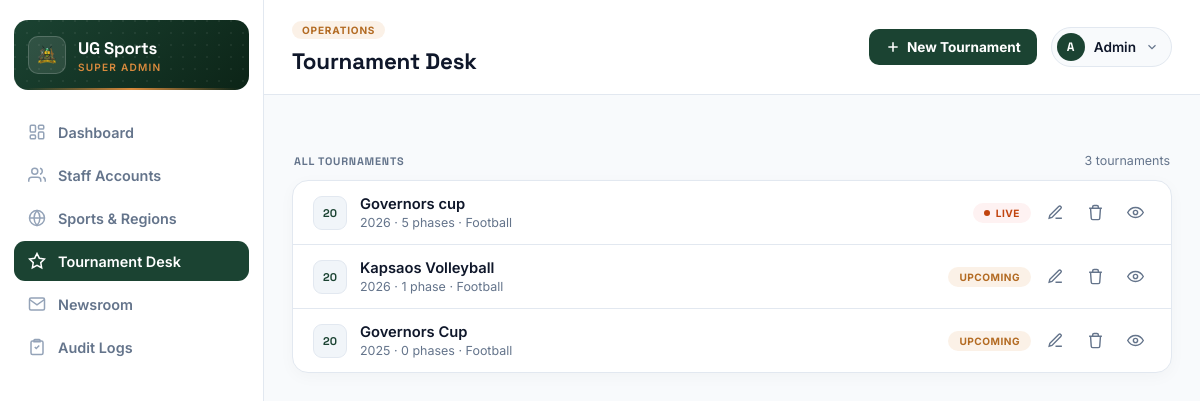
The app's page /accounts/tournaments/ (signed in), older data.
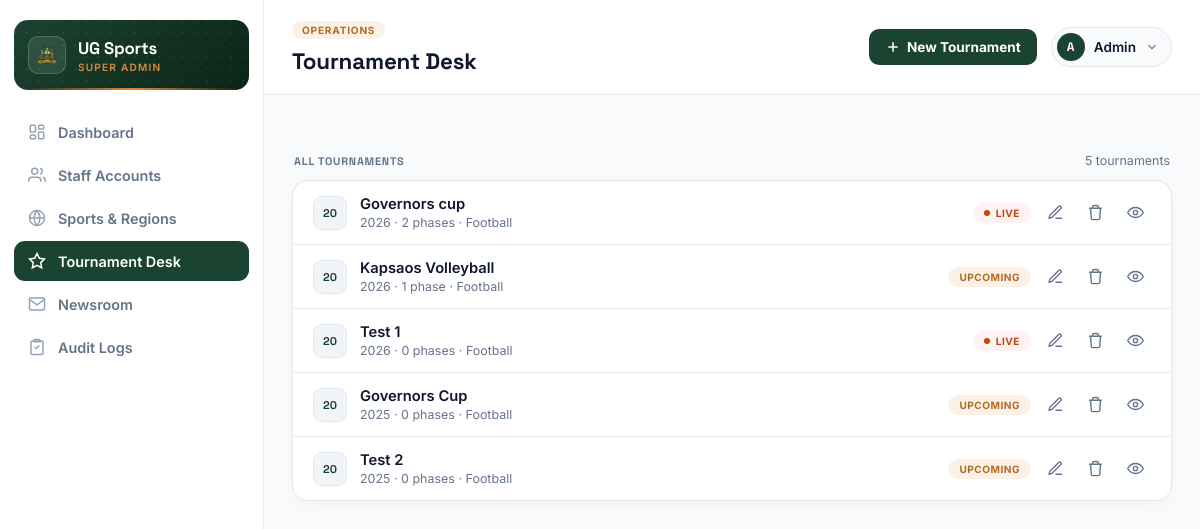
The same page, newer data.
### accounts/models.py (models this page shows, shortened)
class User(AbstractUser):
    class Role(models.TextChoices):
        SYSTEM_ADMIN = 'system_admin', 'System Admin'
        COUNTY_ICT_OFFICER = 'county_ict', 'County ICT Officer'
        SUB_COUNTY_ADMIN = 'sub_county_admin', 'Sub-County Admin'
        WARD_ADMIN = 'ward_admin', 'Ward Admin'
        TEAM_MANAGER = 'team_manager', 'Team Manager'
    role = models.CharField(max_length=20, choices=Role.choices)
    sub_county = models.ForeignKey(
        SubCounty, on_delete=models.PROTECT, null=True, blank=True, related_name='admins'
    )
    ward = models.ForeignKey(
        Ward, on_delete=models.PROTECT, null=True, blank=True, related_name='admins'
    )
    phone_number = models.CharField(max_length=20, blank=True)

class Tournament(models.Model):
    class Status(models.TextChoices):
        UPCOMING = 'upcoming', 'Upcoming'
        ONGOING = 'ongoing', 'Ongoing'
        COMPLETED = 'completed', 'Completed'
    name = models.CharField(max_length=150)
    season = models.CharField(max_length=20, help_text="e.g. '2026'")
    sports = models.ManyToManyField(Sport, related_name='tournaments')
    status = models.CharField(max_length=20, choices=Status.choices, default=Status.UPCOMING)
    ward = models.ForeignKey(
        Ward, on_delete=models.PROTECT, null=True, blank=True, related_name='Tournament'
    )
    sub_county = models.ForeignKey(
        SubCounty, on_delete=models.PROTECT, null=True, blank=True, related_name='Tournament'
    )
    start_date = models.DateField(null=True, blank=True)
    end_date = models.DateField(null=True, blank=True)
    created_by = models.ForeignKey(
        settings.AUTH_USER_MODEL, on_delete=models.SET_NULL, null=True,
        related_name='tournaments_created'
    )
    created_at = models.DateTimeField(auto_now_add=True)
    class Meta:
        ordering = ['-season', 'name']
        unique_together = ('name', 'season')

class Sport(models.Model):
    name = models.CharField(max_length=60, unique=True)
    rules_summary = models.CharField(max_length=255, help_text="e.g. '11 vs 11, 2x45min halves'")
    players_per_side = models.PositiveSmallIntegerField(default=11)
    is_active = models.BooleanField(default=True)
    class Meta:
        ordering = ['name']
    def __str__(self):
        return self.name

### accounts/views.py (the view)
# urls.py: path('tournaments/', views.TournamentDeskView, name='tournament_desk'),
@superadmin_admin_required
@login_required(login_url='login_admin')
def TournamentDeskView(request):
    if request.method == 'POST':
        form = TournamentForm(request.POST)
        if form.is_valid():
            tournament = form.save(commit=False)
            tournament.created_by = request.user
            tournament.save()
            form.save_m2m()
            log_audit_action(request.user, AuditLog.Action.CREATE, tournament, request=request)
            messages.success(request, f'"{tournament.name}" was created.')
            return redirect('tournament_detail', pk=tournament.pk)
        else:
            print('Form errors:', form.errors.as_json())
    else:
        form = TournamentForm()
    tournaments = (
        Tournament.objects
        .prefetch_related('sports', 'phases')
        .annotate(phase_count=Count('phases', distinct=True))
        .order_by('-season', 'name')
    )
    wards = list(Ward.objects.values('id', 'name', 'sub_county_id'))
    context = {
        'active_nav': 'tournaments',
        'tournaments': tournaments,
        'form': form,
        'open_form_panel': request.method == 'POST',
        'wards_json': wards,
    }
    return render(request, 'superadmin_tournament_desk.html', context)

### accounts/models.py (called while the page is built)
    def __str__(self):
        return self.name

    def __str__(self):
        return f"{self.name} ({self.sub_county.name})"

### accounts/templates/superadmin_tournament_desk.html (shortened to what this page needs)
{% extends "superadmin_base.html" %}
{% block page_eyebrow %}Operations{% endblock %}
{% block page_title %}Tournament Desk{% endblock %}
{% block header_actions %}
<button type="button" class="btn-primary" onclick="toggleFormPanel('new-tournament-panel')">
    <svg viewBox="0 0 24 24"><path d="M12 5v14M5 12h14"/></svg>
    New Tournament
</button>
{% endblock %}
{% block content %}
<div class="group-header-row">
    <h3 class="group-header">All Tournaments</h3>
    <span class="cell-sub">{{ tournaments|length }} tournament{{ tournaments|length|pluralize }}</span>
</div>
<div class="group">
    {% for tournament in tournaments %}
    <div class="group-row">
        <div class="row-left">
            <div class="avatar-chip">{{ tournament.season|slice:":2" }}</div>
            <div>
                <div class="cell-main">{{ tournament.name }}</div>
                <div class="cell-sub">
                    {{ tournament.season }} · {{ tournament.phase_count }} phase{{ tournament.phase_count|pluralize }}
                    {% for sport in tournament.sports.all %} · {{ sport.name }}{% endfor %}
                </div>
            </div>
        </div>
        <div class="row-right">
            {% if tournament.status == 'ongoing' %}
                <span class="badge live"><span class="live-dot"></span>Live</span>
            {% elif tournament.status == 'upcoming' %}
                <span class="badge pending">Upcoming</span>
            {% else %}
                <span class="badge success">Completed</span>
            {% endif %}
            <a class="icon-btn" href="{% url 'tournament_edit' tournament.pk %}" title="Edit">
                <svg viewBox="0 0 24 24"><path d="M12 20h9"/><path d="M16.5 3.5a2.12 2.12 0 0 1 3 3L7 19l-4 1 1-4Z"/></svg>
            </a>
            <form method="post" action="{% url 'tournament_delete' tournament.pk %}" style="display:inline;"
                  onsubmit="return confirm('Delete {{ tournament.name }}? This removes ALL its phases, teams entries, fixtures and results. This cannot be undone.');">
                <button type="submit" class="icon-btn danger" title="Delete">
                    <svg viewBox="0 0 24 24"><path d="M3 6h18"/><path d="M8 6V4a2 2 0 0 1 2-2h4a2 2 0 0 1 2 2v2"/><path d="M19 6l-1 14a2 2 0 0 1-2 2H8a2 2 0 0 1-2-2L5 6"/></svg>
                </button>
            </form>
            <button class="icon-btn" title="View" onclick="window.location.href='{% url 'tournament_detail' tournament.pk %}'">
                <svg viewBox="0 0 24 24"><path d="M1 12s4-7 11-7 11 7 11 7-4 7-11 7-11-7-11-7z"/><circle cx="12" cy="12" r="3"/></svg>
            </button>
        </div>
    </div>
    {% empty %}
    <div class="empty-state">
        <p>No tournaments yet. Create one, then add Ward, Sub-County and County phases underneath it.</p>
    </div>
    {% endfor %}
</div>
{% endblock %}

### accounts/templates/superadmin_base.html (shortened to what this page needs)
{% load static %}
<!DOCTYPE html>
<html lang="en">
<head>
</head>
<body>
<div class="dashboard-wrapper">
    <aside class="sidebar" id="sidebar">
        <div class="sidebar-brand">
            <div class="sidebar-crest"><img src="{% static 'UG_LOGO.png' %}" alt="Logo"></div>
            <div class="sidebar-title">
                <h1>UG Sports</h1>
                <p>Super Admin</p>
            </div>
        </div>
        <nav>
            <ul class="nav-menu">
                <li><a href="{% url 'dashboard_admin' %}" class="nav-item {% if active_nav == 'dashboard' %}active{% endif %}">
                    <svg viewBox="0 0 24 24"><rect x="3" y="3" width="7" height="9" rx="1.5"/><rect x="14" y="3" width="7" height="5" rx="1.5"/><rect x="14" y="12" width="7" height="9" rx="1.5"/><rect x="3" y="16" width="7" height="5" rx="1.5"/></svg>
                    Dashboard
                </a></li>
                <li><a href="{% url 'staff_accounts' %}" class="nav-item {% if active_nav == 'staff' %}active{% endif %}">
                    <svg viewBox="0 0 24 24"><path d="M17 21v-2a4 4 0 0 0-4-4H5a4 4 0 0 0-4 4v2"/><circle cx="9" cy="7" r="4"/><path d="M23 21v-2a4 4 0 0 0-3-3.87"/><path d="M16 3.13a4 4 0 0 1 0 7.75"/></svg>
                    Staff Accounts
                </a></li>
                <li><a href="{% url 'sports_regions' %}" class="nav-item {% if active_nav == 'regions' %}active{% endif %}">
                    <svg viewBox="0 0 24 24"><circle cx="12" cy="12" r="10"/><line x1="2" y1="12" x2="22" y2="12"/><path d="M12 2a15.3 15.3 0 0 1 4 10 15.3 15.3 0 0 1-4 10 15.3 15.3 0 0 1-4-10 15.3 15.3 0 0 1 4-10z"/></svg>
                    Sports &amp; Regions
                </a></li>
                <li><a href="{% url 'tournament_desk' %}" class="nav-item {% if active_nav == 'tournaments' %}active{% endif %}">
                    <svg viewBox="0 0 24 24"><path d="M12 2l3.09 6.26L22 9.27l-5 4.87 1.18 6.88L12 17.77l-6.18 3.25L7 14.14 2 9.27l6.91-1.01L12 2z"/></svg>
                    Tournament Desk
                </a></li>
                <li><a href="{% url 'newsroom' %}" class="nav-item {% if active_nav == 'news' %}active{% endif %}">
                    <svg viewBox="0 0 24 24"><path d="M4 4h16c1.1 0 2 .9 2 2v12c0 1.1-.9 2-2 2H4c-1.1 0-2-.9-2-2V6c0-1.1.9-2 2-2z"/><polyline points="22,6 12,13 2,6"/></svg>
                    Newsroom
                </a></li>
                <li><a href="{% url 'audit_log' %}" class="nav-item {% if active_nav == 'audit' %}active{% endif %}">
                    <svg viewBox="0 0 24 24"><path d="M9 2h6a1 1 0 0 1 1 1v2H8V3a1 1 0 0 1 1-1z"/><path d="M6 4h12a2 2 0 0 1 2 2v14a2 2 0 0 1-2 2H6a2 2 0 0 1-2-2V6a2 2 0 0 1 2-2z"/><path d="M9 12l2 2 4-4"/></svg>
                    Audit Logs
                </a></li>
            </ul>
        </nav>
    </aside>
    <main class="main-viewport">
        <header class="top-header-bar">
            <div>
                <div class="eyebrow">{% block page_eyebrow %}Overview{% endblock %}</div>
                <h2>{% block page_title %}Dashboard{% endblock %}</h2>
            </div>
            <div class="header-right">
                <div>{% block header_actions %}{% endblock %}</div>
                <div class="user-pill">
                    <button class="user-pill-trigger" onclick="toggleUserDropdown()">
                        <span class="user-avatar">{{ "A" }}</span>
                        <span class="user-label">{{"Admin" }}</span>
                        <svg viewBox="0 0 24 24" fill="none" stroke-width="2"><polyline points="6 9 12 15 18 9"/></svg>
                    </button>
                </div>
            </div>
        </header>
        <div class="content-area">
            {% block content %}{% endblock %}
        </div>
    </main>
</div>
</body>
</html>

Row changes from the older to the newer data that the page shows:
computed for Tournament "Governors cup": phase_count "5" → "2"
added Tournament: season "20", name "Test 1", season "2026", phase_count "0", status "ongoing" (drawn), Sport (name "Football")
added Tournament: season "20", name "Test 2", season "2025", phase_count "0", status "UPCOMING", Sport (name "Football")
Text that changed along with them:
{{ tournaments|length }}: "3" → "5"
